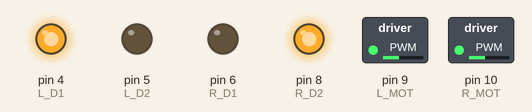
The sketch below on a simulated Arduino Uno, built with avr-gcc and run on an emulated ATmega328P. Shown: switched loads named in the sketch (green lamp = pin HIGH), output pins drawn as LEDs (lit = HIGH).

Above: at 0.05 s.
At 2.5 s:
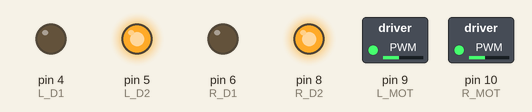
At 5.0 s:
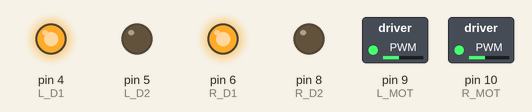
At 7.45 s:
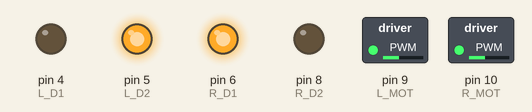
At 9.95 s:
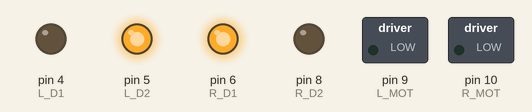
Timing chart, 0 to 13.0 s (numbered marks = the images above):
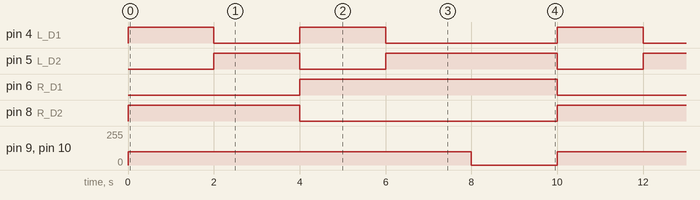

Measured:
- by itself, pin 4 (L_D1): repeats every 10.0 s: LOW 2.0 s, HIGH 2.0 s, LOW 4.0 s, HIGH 2.0 s
- by itself, pin 5 (L_D2): repeats every 10.0 s: LOW 2.0 s, HIGH 4.0 s, LOW 2.0 s, HIGH 2.0 s
- by itself, pin 6 (R_D1): alternates HIGH for 6.0 s and LOW for 4.0 s
- by itself, pin 8 (R_D2): alternates HIGH for 4.0 s and LOW for 6.0 s
- by itself, pin 9 (L_MOT), pin 10 (R_MOT): alternates 100/255 for 8.0 s and 0/255 for 2.0 s

The sketch:

Astro_test_config.ino
```cpp
// Capstone Team 16
// Concordia 2017 - 2018

// Purpose of this program is to ensure that the arduino pins are configured correctly.
// Expected motor behaviour: straight forward for 2s, turn right 2s, turn left 2s, go backwards 2s, then stop for 2s and repeat.


// Right motor
#define R_MOT (10)
#define R_D1 (6)
#define R_D2 (8)

// Left motor
#define L_MOT (9)
#define L_D1 (4)
#define L_D2 (5)

// Encoder info
#define TICKS_REV_R (497)
#define TICKS_REV_L (497)
#define L_ENC (2) // pin INT0
#define L_ENC1 (11)
#define R_ENC (3) // pin INT1
#define R_ENC2 (12)

void setup() {

  // Configure pins.

  pinMode(R_MOT,OUTPUT);
  pinMode(R_D1,OUTPUT);
  pinMode(R_D2,OUTPUT);
  pinMode(R_ENC,INPUT_PULLUP);
  pinMode(R_ENC2,INPUT_PULLUP);
  pinMode(L_MOT,OUTPUT);
  pinMode(L_D1,OUTPUT);
  pinMode(L_D2,OUTPUT);
  pinMode(L_ENC,INPUT_PULLUP);
  pinMode(L_ENC1,INPUT_PULLUP);
}

void loop() {

	// Go forward
	set_direction(0);
	analogWrite(L_MOT,100);
	analogWrite(R_MOT,100);
	delay(2000);

	// Turn right on spot
	set_direction(1);
	analogWrite(L_MOT,100);
	analogWrite(R_MOT,100);
	delay(2000);

	// Turn left on spot
	set_direction(2);
	analogWrite(L_MOT,100);
	analogWrite(R_MOT,100);
	delay(2000);

	// Go backwards
	set_direction(3);
	analogWrite(L_MOT,100);
	analogWrite(R_MOT,100);
	delay(2000);

	// Stop
	analogWrite(L_MOT,0);
	analogWrite(R_MOT,0);
	delay(2000);
}


// MOTOR DIRECTION FUNCTIONS

void set_r_mot(int dir){

  if(dir==1){

    // go forward
    digitalWrite(R_D1,LOW);
    digitalWrite(R_D2,HIGH);
  }else{

    // go backward
    digitalWrite(R_D1,HIGH);
    digitalWrite(R_D2,LOW);
  }
}

void set_l_mot(int dir){

  if(dir==1){
    digitalWrite(L_D1,HIGH);
    digitalWrite(L_D2,LOW);
  }else{
    digitalWrite(L_D1,LOW);
    digitalWrite(L_D2,HIGH);
  }

}

void set_direction(int dir){

  // direction is what direction you want, d1 and d2

  if(dir==0){                 //go straight
    digitalWrite(R_D1,LOW);
    digitalWrite(R_D2,HIGH);
    digitalWrite(L_D1,HIGH);
    digitalWrite(L_D2,LOW);
  }
  else if(dir==1){            // turn right
    digitalWrite(R_D1,LOW);
    digitalWrite(R_D2,HIGH);
    digitalWrite(L_D1,LOW);
    digitalWrite(L_D2,HIGH);
  }
   else if(dir==2){
    digitalWrite(R_D1,HIGH); //turn left
    digitalWrite(R_D2,LOW);
    digitalWrite(L_D1,HIGH);
    digitalWrite(L_D2,LOW);
   }
   else if(dir==3){
    digitalWrite(R_D1,HIGH);
    digitalWrite(R_D2,LOW);
    digitalWrite(L_D1,LOW);
    digitalWrite(L_D2,HIGH);
   }
}
```
